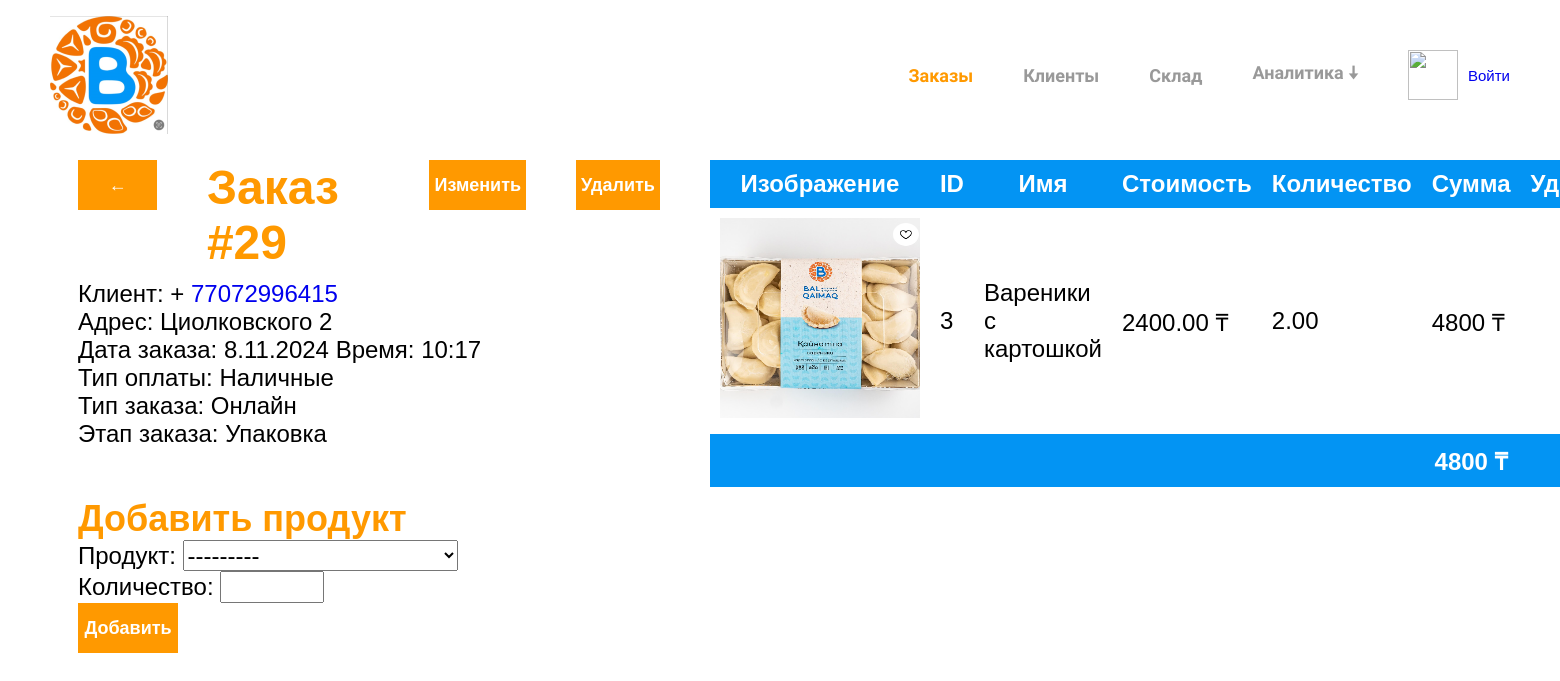
The app's page /orders/detail/29/ with its own data.
### orders/models.py (models this page shows, shortened)
class Order(models.Model):
    STAGES = {"1": 'Упаковка',
              "2": 'Готов к доставке',
              "3": "Доставляется",
              "4": "Завершен"}
    TYPE_OF_PAYMENTS = {"1": 'Kaspi QR',
                        "2": 'Перевод',
                        "3": "Наличные"}
    TYPE_OF_ORDERS = {"1": "Онлайн",
                      "2": "Оффлайн"}
    phone_number = models.ForeignKey(Client,
                                     related_name="orders",
                                     on_delete=models.CASCADE)
    address = models.CharField(verbose_name="Адрес", max_length=150)
    stage = models.CharField(verbose_name="Этап заказа", choices=STAGES, max_length=20, default="1")
    type_of_payment = models.CharField(verbose_name="Тип оплаты", choices=TYPE_OF_PAYMENTS, max_length=20)
    type_of_order = models.CharField(verbose_name="Тип заказа", choices=TYPE_OF_ORDERS, max_length=20)
    review = models.TextField(verbose_name="Отзыв клиента", max_length=200, null=True, blank=True)
    created_at = models.DateTimeField(auto_now_add=True, editable=True)
    updated_at = models.DateTimeField(auto_now=True)
    class Meta:
        ordering = ['-created_at']
        indexes = [
			models.Index(fields=['-created_at']),
		]
    def get_total_cost(self):
        return sum(item.get_cost() for item in self.items.all())

class OrderItem(models.Model):
    order = models.ForeignKey(Order,
							related_name='items',
							on_delete=models.CASCADE)
    product = models.ForeignKey(Product,
                                related_name="order_items",
                                on_delete=models.CASCADE,
                                verbose_name="Продукт")
    amount = models.DecimalField(max_digits=10, decimal_places=2, verbose_name="Количество")
    def get_cost(self):
        return round(self.product.sell_price * self.amount)

### clients/models.py (models this page shows)
class Client(models.Model):
    phone_number = models.CharField(verbose_name="Номер телефона", max_length=15, unique=True, primary_key=True)
    password = models.CharField(verbose_name="Пароль", max_length=100, default="12345678")
    name = models.CharField(verbose_name="Имя", max_length=100)
    address = models.CharField(verbose_name="Адрес", max_length=150)
    total = models.DecimalField(verbose_name="Общая сумма заказов", default=0, max_digits=20, decimal_places=2)
    created_at = models.DateTimeField(auto_now_add=True)
    is_active = models.BooleanField(default=True)
    class Meta:
        ordering = ["-created_at"]
    def __str__(self):
        return self.phone_number

### storage/models.py (models this page shows, shortened)
class Product(models.Model):
    name = models.CharField(max_length=50, verbose_name="Имя товара")
    amount = models.DecimalField(max_digits=10, decimal_places=2, verbose_name="Количество", default=0)
    sell_price = models.DecimalField(max_digits=10, decimal_places=2, verbose_name="Стоимость при продаже")
    cost_price = models.DecimalField(max_digits=10, decimal_places=2, verbose_name="Себестоимость")
    description = models.TextField(verbose_name="Описание")
    image = models.ImageField(upload_to="products/", verbose_name="Изображение")
    created_at = models.DateTimeField(auto_now_add=True)
    updated_at = models.DateTimeField(auto_now=True)
    available = models.BooleanField(default=True)
    def __str__(self):
        return self.name

### orders/views.py (the view, shortened to what this page needs)
# urls.py: path("detail/<int:order_id>/", views.orders_detail_view, name="orders_detail"),
def orders_detail_view(request, order_id):
    error = False
    order = Order.objects.get(id=order_id)
    order_items = OrderItem.objects.filter(order_id=order_id)
    form = OrderItemAddForm()
    return render(request, "orders/orders_detail.html", {
        "section": "orders",
        "order": order,
        "order_items": order_items,
        "form": form,
        "error": error
    })

### orders/forms.py
class OrderItemAddForm(forms.ModelForm):
    class Meta:
        model = OrderItem
        fields = 'product', 'amount'

### templates/orders/orders_detail.html (shortened to what this page needs)
{% extends 'base.html' %}
{% load static %}
{% block link %}
	<link rel="stylesheet" href="{% static 'css/products_list.css' %}">
	<link rel="stylesheet" href="{% static 'css/orders_detail.css' %}">
{% endblock link %}
{% block body %}
	<div class="info">
		<div class="heading">
			{% if "create" in request.META.HTTP_REFERER %}
			<button onclick="window.location='{% url 'orders_list' %}'">←</button>
			{% else %}
			<button onclick="history.back()">←</button>
			{% endif %}
			<h1>Заказ #{{order.id}}</h1>
			<button class="update">Изменить</button>
			<button class="delete" onclick="window.location='{% url 'orders_delete' order.id %}'">Удалить</button>
		</div>
		<p>Клиент: +<a href="{% url 'clients_detail' order.phone_number %}"> {{order.phone_number}} </a></p>
		<p>Адрес: {{order.address}}</p>
		<p>Дата заказа: {{order.created_at|date:"j.m.Y Время: H:i" }}</p>
		<p>Тип оплаты: {{order.get_type_of_payment_display}}</p>
		<p>Тип заказа: {{order.get_type_of_order_display}}</p>
		<p>Этап заказа: {{order.get_stage_display}}</p>
		<h2>Добавить продукт</h2>
		<form method="post">
			{{ form.as_p }}
			<button type="submit">Добавить</button>
		</form>
	</div>
	<div class="items">
		<table>
			<tr>
				<th>Изображение</th>
				<th>ID</th>
				<th>Имя</th>
				<th>Стоимость</th>
				<th>Количество</th>
				<th>Сумма</th>
				<th>Удалить?</th>
			</tr>
			{% for product in order_items %}
				{% if forloop.counter0|divisibleby:2 %}
					<tr onclick="window.location='{% url 'products_detail' product.id %}'" class="white">
						<td><img src="{{ product.product.image.url }}" alt=""></td>
						<td>{{product.product.id}}</td>
						<td>{{product.product.name}}</td>
						<td>{{product.product.sell_price}} ₸</td>
						<td>{{product.amount}}</td>
						<td>{{product.get_cost}} ₸</td>
						<td><a class="" href="{% url 'orders_item_delete' product.id %}">х</a></td>
					</tr>
				{% endif %}
			{% endfor %}
			<tr>
				<th></th>
				<th></th>
				<th></th>
				<th></th>
				<th></th>
				<th>{{order.get_total_cost}} ₸</th>
				<th></th>
			</tr>
		</table>
	</div>
{% endblock body %}

### static/css/base.css (style rules this page uses)
* { margin: 0; padding: 0; font-family: "Arial"; }
a { text-decoration: none; }
button { background-color: #ff9900; border: none; width: 100px; height: 50px; color: white; font-size: 18px; font-weight: bold; padding: 5px; }
h1 { margin-bottom: 10px; color: #ff9900; }

### static/css/products_list.css (style rules this page uses)
table { width: 100%; border-collapse: collapse; box-sizing: border-box; }
th { background-color: #0394F3; color: white; }
th, td { font-size: 1.5em; padding: 10px; }
td > img { width: 200px; height: 200px; }
.white { background-color: white; }

### static/css/orders_detail.css (style rules this page uses)
.heading { display: flex; }
.heading > button { margin-right: 50px; }
h1 { margin-right: 50px; }
.info { margin-right: auto; }
.info, form > p > label, form > p > input, form > p > select { font-size: 24px; }
form > p > input { width: 100px; }
h2 { color: #ff9900; margin-top: 50px; }

### records on screen
Order: id "29", phone_number "77072996415", address "Циолковского 2", created_at "8.11.2024 Время: 10:17", type_of_payment "Наличные", type_of_order "Онлайн", stage "Упаковка", get_total_cost "4800"
OrderItem: product.image (picture), product.id "3", product.name "Вареники с картошкой", product.sell_price "2400.00", amount "2.00", get_cost "4800"
